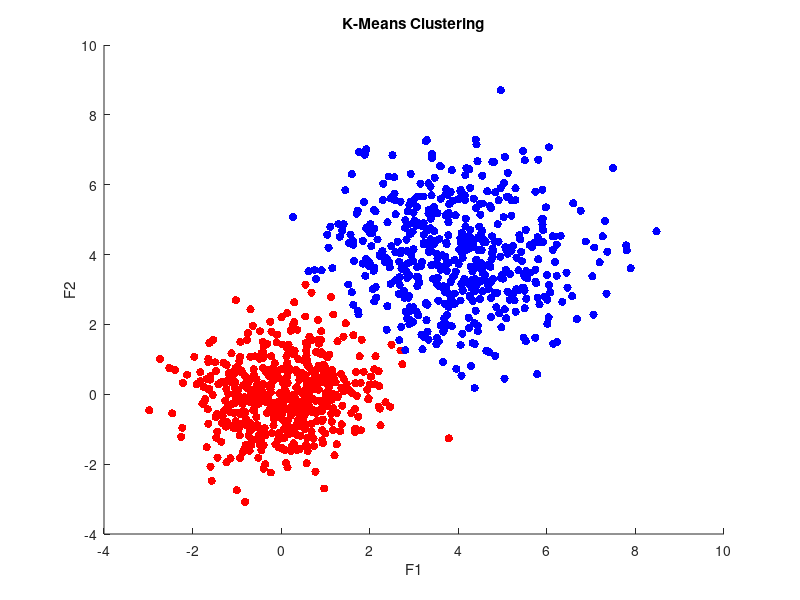

Write MATLAB code to recreate this figure.
clear all
close all
load('HW2-data.mat');

[numRows, numCols] = size(X);
colX1 = X(:,1);
colX2 = X(:,2);

%% K-Means Clustering
x = 0;
y = numRows;
r1 = 1;
r2 = 1;
while r1==r2
    r1 = floor((y-x).*rand(1,1) + x);
    r2 = floor((y-x).*rand(1,1) + x);
end

% initial random means
m1 = [X(r1,1) X(r1,2)];
m2 = [X(r2,1) X(r2,2)];

output = zeros(numRows,1);
output1 = ones(numRows,1);
iter = 1;

while 1
    m1Count = 0;
    m2Count = 0;
    for i=1:numRows
        dist1 = sqrt((X(i,1)-m1(1,1))^2+(X(i,2)-m1(1,2))^2);
        dist2 = sqrt((X(i,1)-m2(1,1))^2+(X(i,2)-m2(1,2))^2);
        if dist1>=dist2
            output1(i) = 1;
        else
            output1(i) = 2;
        end
    end
    
    % Make new mean vaules
    for j=1:numRows
        if output1(j) == 1;
            m1 = [X(j,1) X(j,2)]+m1;
            m1Count = m1Count+1;
        elseif output1(j) == 2;
            m2 = [X(j,1) X(j,2)] + m2;
            m2Count = m2Count+1;
        end
    end
    m1 = m1/m1Count;
    m2 = m2/m2Count;
    iter = iter +1;
    
    if output == output1
        break;
    elseif iter == 20
        break;
    end
    output = output1;
end

a = 1;
b = 1;

for k=1:numRows
    if output(k) == 1
        outCol1(a,1) = X(k,1) ;
        outCol1(a,2) = X(k,2);
        a=a+1;
    end
end
for l=1:numRows
    if output(l) == 2
        outCol2(b,1) = X(l,1);
        outCol2(b,2) = X(l,2);
        b=b+1;
    end
end

figure(1)
scatter(outCol1(:,1),outCol1(:,end),'r','fill')
hold on;
scatter(outCol2(:,1),outCol2(:,end),'b','fill')
xlabel('F1')
ylabel('F2')
title('K-Means Clustering')